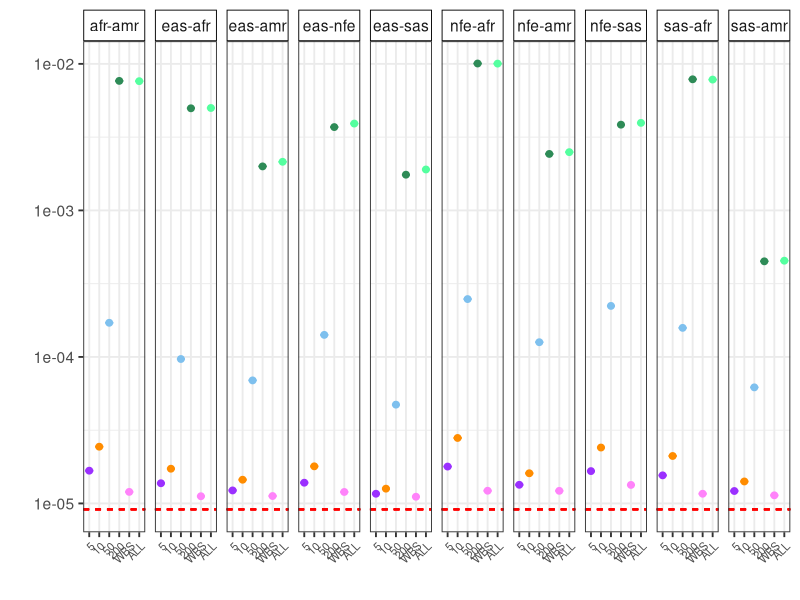
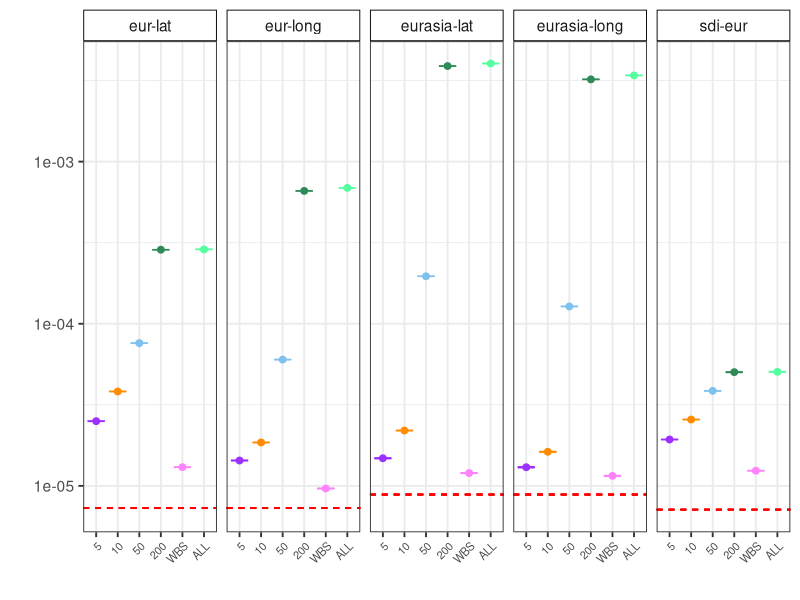
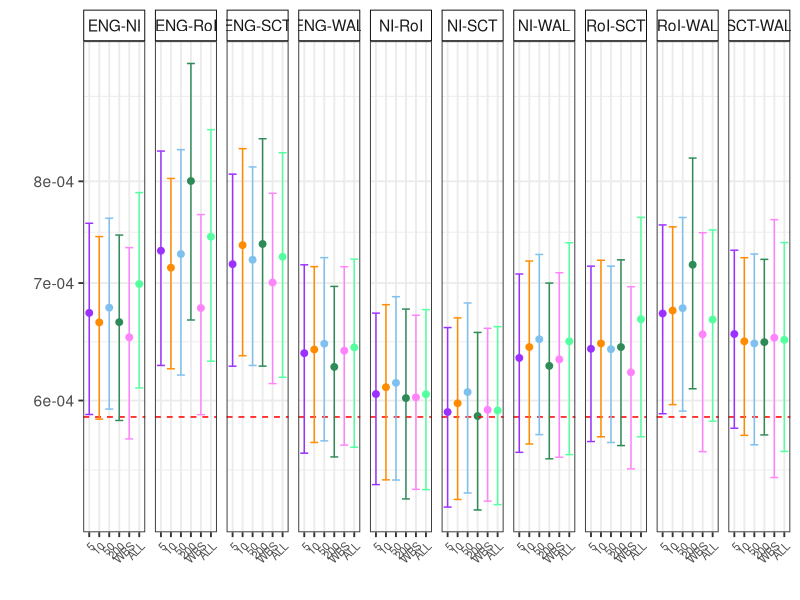
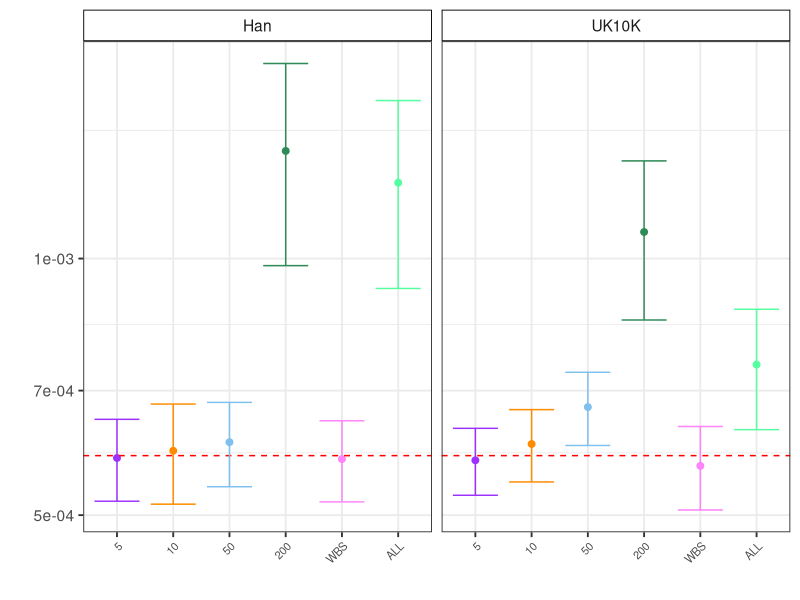
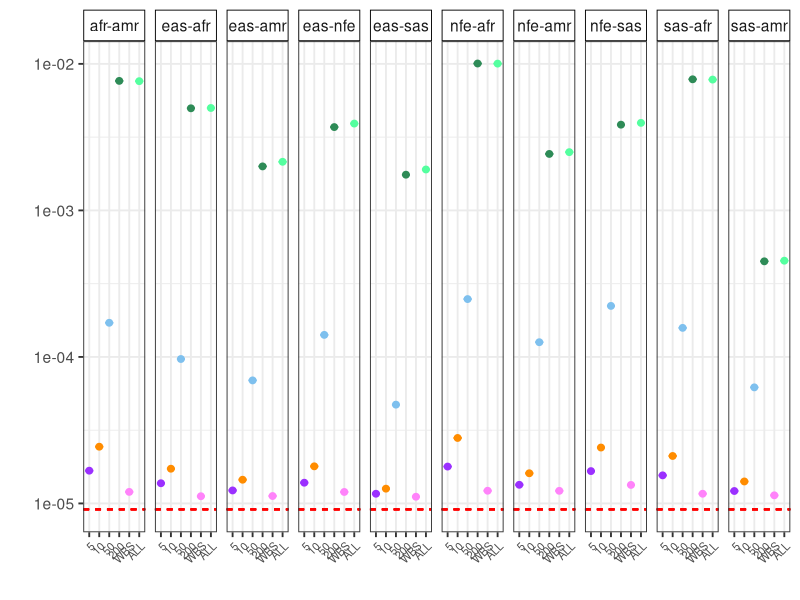
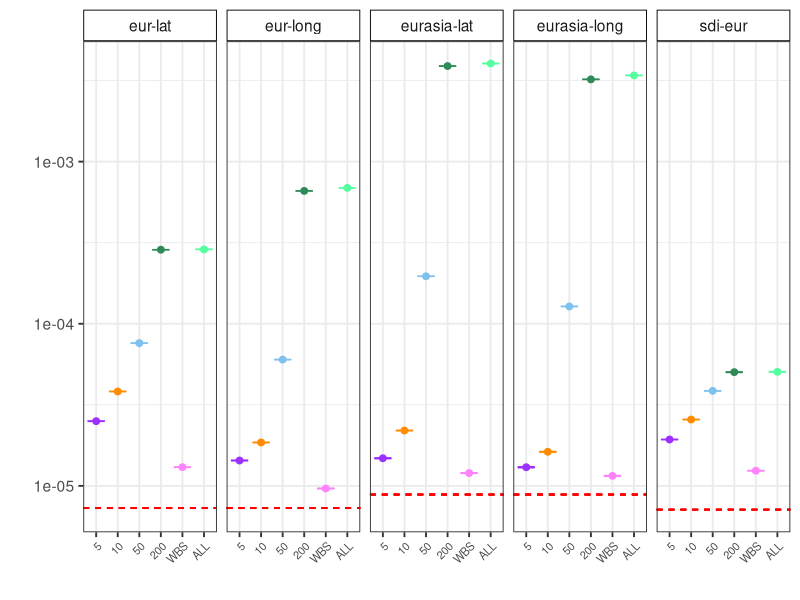
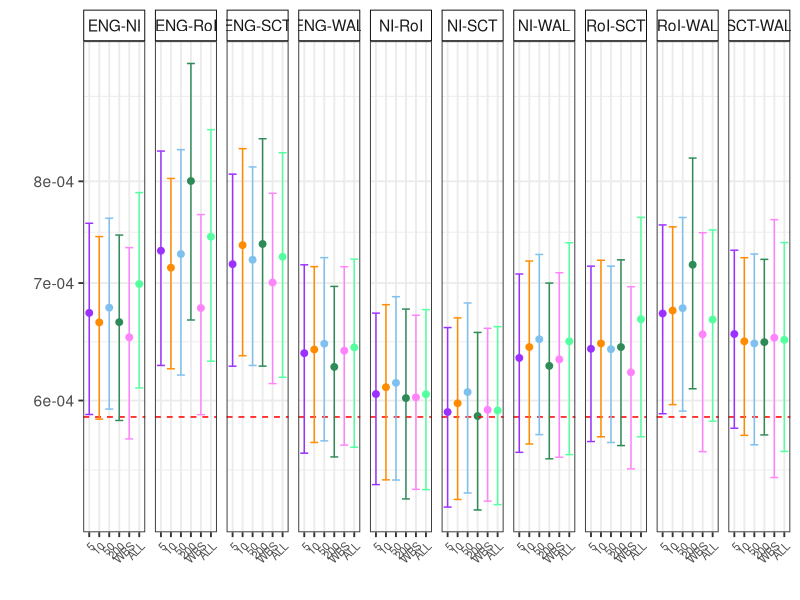
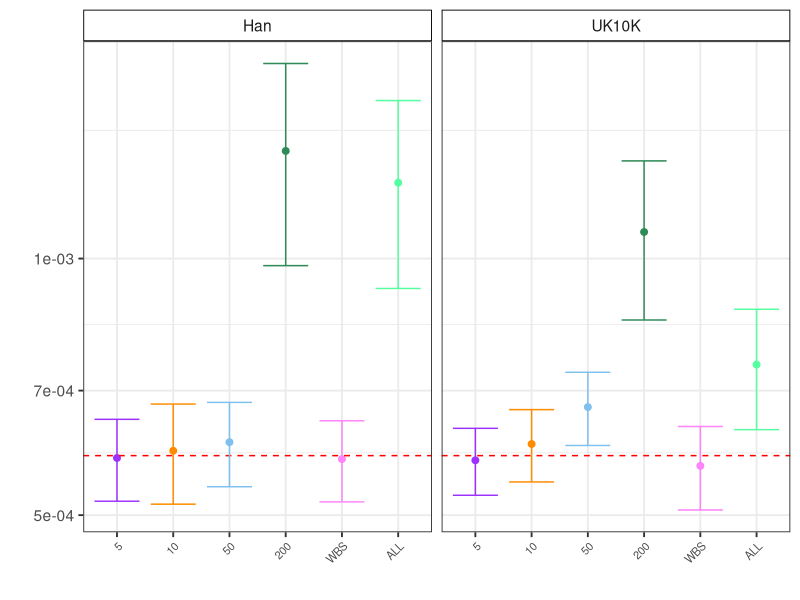

These figures' R source, in order:
## ---- chunk 1
knitr::opts_chunk$set(echo = TRUE)
library(data.table)
library(tidyverse)
## ---- chunk 2
df <- fread("../plots/H_HGDP1KG.txt")
dfNum <- df %>% filter(gwas %in% c("e5", "e10", "e50", "e200") )%>% separate(gwas, into = c("tmp", "gwas"), sep = "e") %>% select(-tmp)
dfNNum <- df %>% filter(gwas %in% c("WBS", "ALL"))
df <- rbind(dfNum, dfNNum)
df$gwas <- factor(df$gwas, levels = c( "5", "10", "50", "200", "WBS", "ALL")) 
df <- df %>% mutate(uc = H + (1.96*(sqrt(varH))), lc = H - (1.96*(sqrt(varH))))


pl <- df %>% filter(contrasts %in% c("eas-nfe","eas-sas","eas-afr", "eas-amr", "nfe-sas","nfe-afr", "nfe-amr","sas-afr", "sas-amr", "afr-amr")) %>% ggplot(aes(x = gwas, y = H, color = gwas)) + geom_point(size = 2) + xlab("") + ylab("") + theme_bw(base_size = 14)  + guides(fill="none") + theme(plot.title = element_text(hjust = 0.5), axis.text.x = element_text(size = 8, angle = 45, hjust = 1), strip.background=element_rect(colour="black",fill="white"), legend.position = "none")+facet_wrap(~contrasts, nrow = 1)+ scale_y_log10() + geom_hline(aes(yintercept = 1/L) , color = "red", linetype = "dashed") + scale_color_manual(values = c("purple1", "darkorange", "skyblue2", "seagreen", "orchid1", "seagreen1")) + geom_errorbar(aes(ymin = lc, ymax = uc), width = 0.8)
pl
ggsave("~/Desktop/tmp.png", pl, height = 2.2, width = 12)

pl <- df %>% filter(contrasts %in% c("eurasia-lat", "eurasia-long", "eur-lat", "eur-long", "sdi-eur")) %>% ggplot(aes(x = gwas, y = H, color = gwas)) + geom_point(size = 2) + xlab("") + ylab("") + theme_bw(base_size = 14)  + guides(fill="none") + theme(plot.title = element_text(hjust = 0.5), axis.text.x = element_text(size = 8, angle = 45, hjust = 1), strip.background=element_rect(colour="black",fill="white"), legend.position = "none")+facet_wrap(~contrasts, nrow = 1)+ scale_y_log10() + geom_hline(aes(yintercept = 1/L), color = "red", linetype = "dashed") + scale_color_manual(values = c("purple1", "darkorange", "skyblue2", "seagreen", "orchid1", "seagreen1")) + geom_errorbar(aes(ymin = lc, ymax = uc), width = 0.8)
pl
ggsave("~/Desktop/tmp2.png", pl, height = 2.2, width = 12)

## ---- chunk 3
df <- fread("../plots/H_InUKBB.txt")
dfNum <- df %>% filter(gwas %in% c("e5", "e10", "e50", "e200") )%>% separate(gwas, into = c("tmp", "gwas"), sep = "e") %>% select(-tmp)
dfNNum <- df %>% filter(gwas %in% c("WBS", "ALL"))
df <- rbind(dfNum, dfNNum)
df$gwas <- factor(df$gwas, levels = c( "5", "10", "50", "200", "WBS", "ALL")) 
df <- df %>% mutate(uc = H + (1.96*(sqrt(varH))), lc = H - (1.96*(sqrt(varH))))
rep_str = c("England" = "ENG","Wales" = "WAL", "Scotland" = "SCT","NorthernIreland" = "NI","RepublicOfIrelend" = "RoI"  )
df$contrasts <- str_replace_all(df$contrasts, rep_str)


pl <- df %>% ggplot(aes(x = gwas, y = H, color = gwas)) + geom_point(size = 2) + xlab("") + ylab("") + theme_bw(base_size = 14)  + guides(fill="none") + theme(plot.title = element_text(hjust = 0.5), axis.text.x = element_text(size = 8, angle = 45, hjust = 1), strip.background=element_rect(colour="black",fill="white"), legend.position = "none")+facet_wrap(~contrasts, nrow = 1)+ scale_y_log10() + geom_hline(yintercept = 1/1703, color = "red", linetype = "dashed") + scale_color_manual(values = c("purple1", "darkorange", "skyblue2", "seagreen", "orchid1", "seagreen1")) + geom_errorbar(aes(ymin = lc, ymax = uc), width = 0.8)
pl
ggsave("~/Desktop/tmp3.png", pl, height = 2.2, width = 12)

## ---- chunk 4
df <- fread("../plots/H_SDS.txt")
dfNum <- df %>% filter(gwas %in% c("e5", "e10", "e50", "e200") )%>% separate(gwas, into = c("tmp", "gwas"), sep = "e") %>% select(-tmp)
dfNNum <- df %>% filter(gwas %in% c("WBS", "ALL"))
df <- rbind(dfNum, dfNNum)
df$gwas <- factor(df$gwas, levels = c( "5", "10", "50", "200", "WBS", "ALL")) 
df <- df %>% mutate(uc = H + (1.96*(sqrt(varH))), lc = H - (1.96*(sqrt(varH))))

pl <- df %>% ggplot(aes(x = gwas, y = H, color = gwas)) + geom_point(size = 2) + xlab("") + ylab("") + theme_bw(base_size = 14)  + guides(fill="none") + theme(plot.title = element_text(hjust = 0.5), axis.text.x = element_text(size = 8, angle = 45, hjust = 1), strip.background=element_rect(colour="black",fill="white"), legend.position = "none")+facet_wrap(~contrasts, nrow = 1)+ scale_y_log10() + geom_hline(yintercept = 1/1703, color = "red", linetype = "dashed") + scale_color_manual(values = c("purple1", "darkorange", "skyblue2", "seagreen", "orchid1", "seagreen1")) + geom_errorbar(aes(ymin = lc, ymax = uc), width = 0.8)
pl
ggsave("~/Desktop/tmp3.png", pl, height = 2.2, width = 12)

